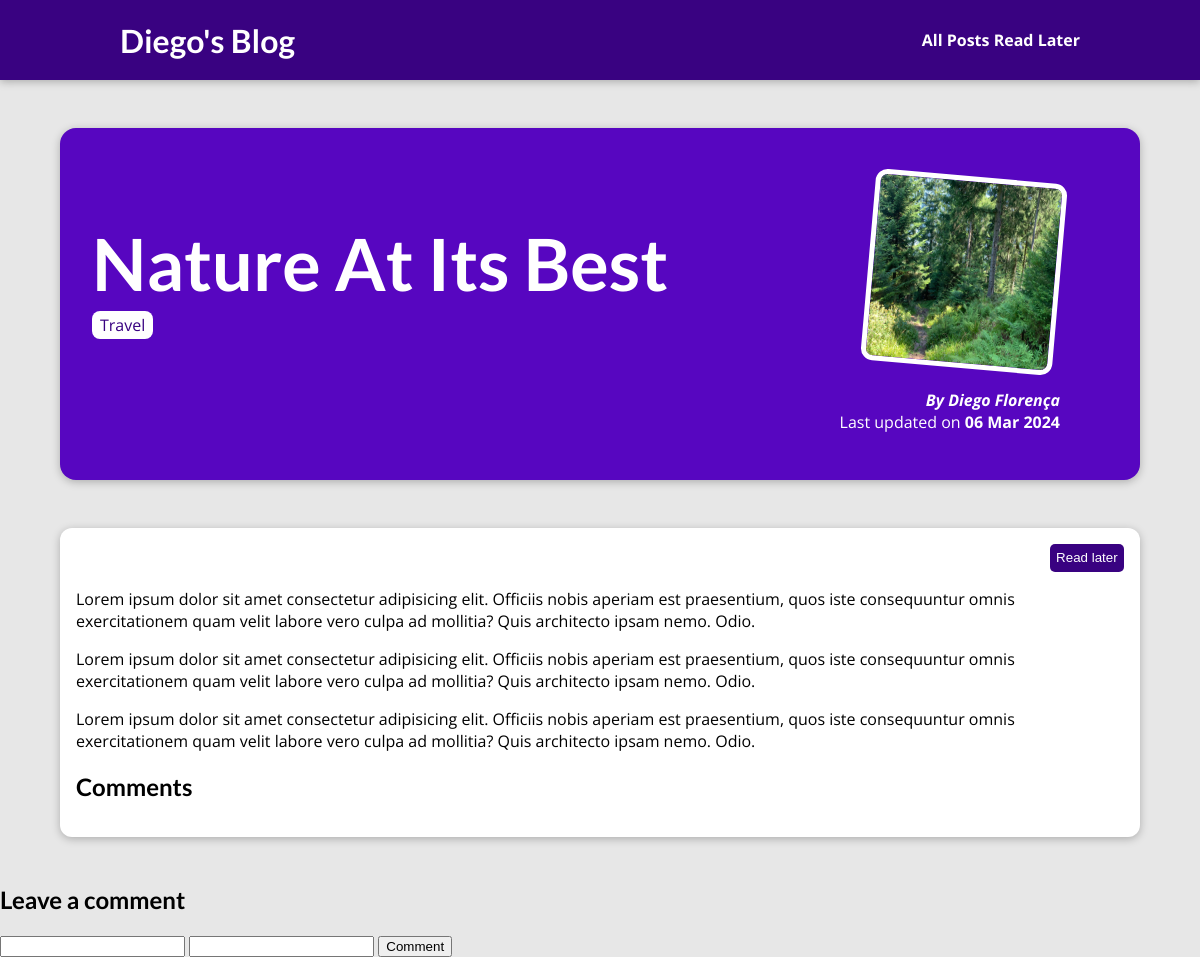
Page /posts/nature-at-its-best on the earlier database version.
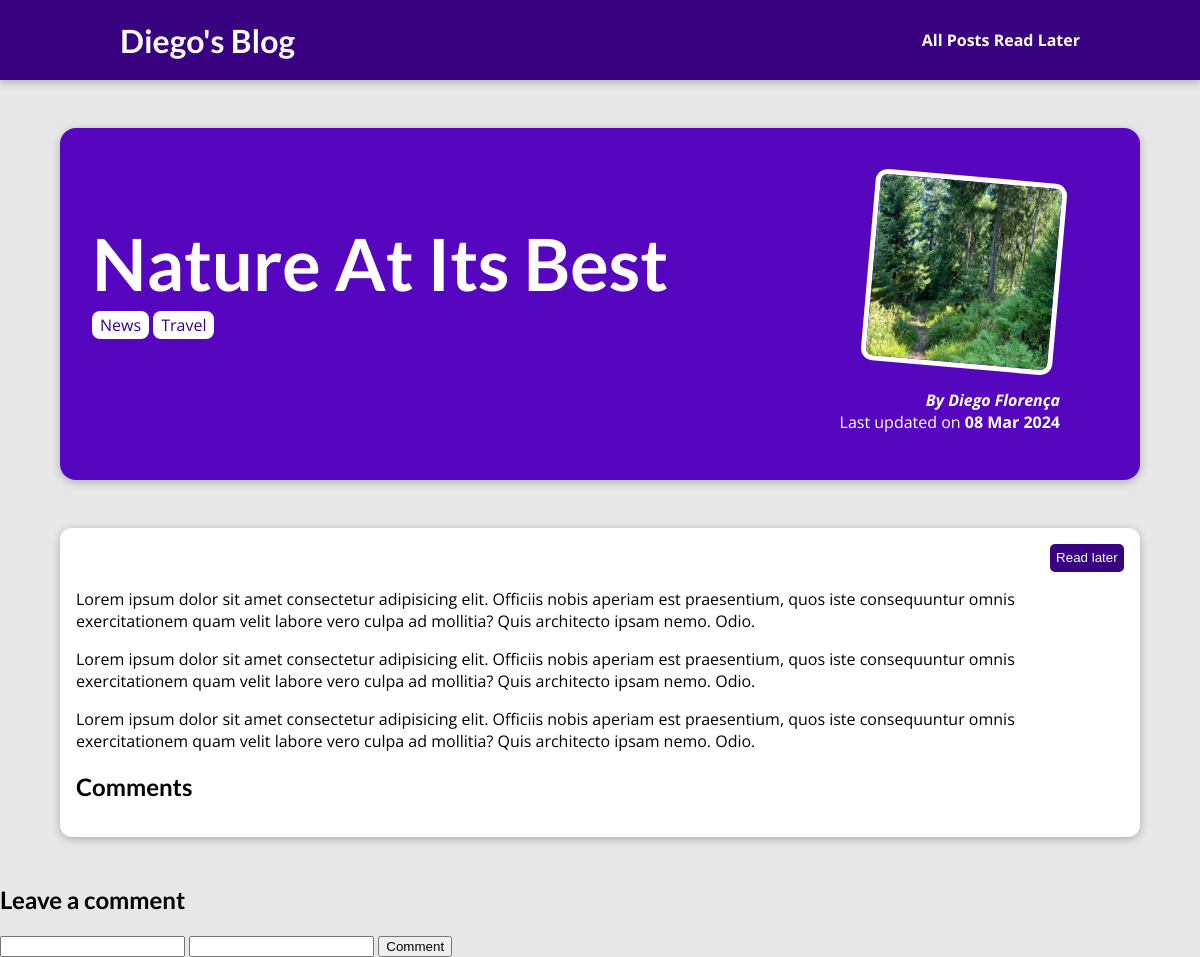
Same page on the later database version.
### blog/models.py (models this page shows, shortened)
class Tag(models.Model):
    caption = models.CharField(max_length=20)

class Post(models.Model):
    title = models.CharField(max_length=150)
    excerpt = models.CharField(max_length=200)
    image = models.ImageField(upload_to="posts", null=True)
    date = models.DateField(auto_now=True)
    slug = models.SlugField(unique=True, db_index=True)
    content = models.TextField(validators=[MinLengthValidator(10)])
    author = models.ForeignKey(
        Author, on_delete=models.SET_NULL, null=True, related_name="posts")
    tags = models.ManyToManyField(Tag)

class Author(models.Model):
    first_name = models.CharField(max_length=100)
    last_name = models.CharField(max_length=100)
    email = models.EmailField()
    def full_name(self):
        return f"{self.first_name} {self.last_name}"
    def __str__(self):
        return self.full_name()

### blog/views.py (the view)
# urls.py: path("posts/<slug:slug>", views.SinglePostView.as_view(), name="post-detail-page")
class SinglePostView(DetailView):
    template_name = "blog/post-details.html"
    model = Post
    def get_context_data(self, **kwargs):
        context = super().get_context_data(**kwargs)
        context["post_tags"] = self.object.tags.all()
        return context

### blog/templates/blog/post-details.html (shortened to what this page needs)
{% extends "base.html" %}
{% load static %}
{% block css_files %}
    <link rel="stylesheet" href="{% static "blog/post-detail.css" %}">
{% endblock  %}
{% block content %}
    <section id="summary">
        <h2>{{ post.title | title }}</h2>
        <div>
            {% for tag in post_tags %}
            <span class="tag">{{ tag.caption }}</span>
            {% endfor %}
        </div>
        <article>
            <img src="{{ post.image.url }}" alt="{{ post.title }}">
            <address>By <a href="mailto:{{ post.author.email }}">{{ post.author }}</a></address>
            <div>
                Last updated on <time>{{ post.date | date:"d M Y" }}</time>
            </div>
        </article>
    </section>
    <main>
        <div id="read-later">
            {% if is_read_later %}
                <p>Marked as read later.</p>
            {% else %}
                <form action="/posts/read-later/" method="POST">
                    <button>Read later</button>
                </form>
            {% endif %}
        </div>
        {{ post.content | linebreaks }}
        <h2>Comments</h2>
    </main>
    <div>
        <h2>Leave a comment</h2>
        <form action="/posts/comment/" method="POST">
            <input type="text" name="name" >
            <input type="text" name="comment" >
            <button>Comment</button>
        </form>
    </div>
    {% endblock %}

Differences in the rows shown:
changed Post "Nature At Its Best": date "06 Mar 2024" → "08 Mar 2024"
now on this page (row unchanged): Tag: caption "News"
